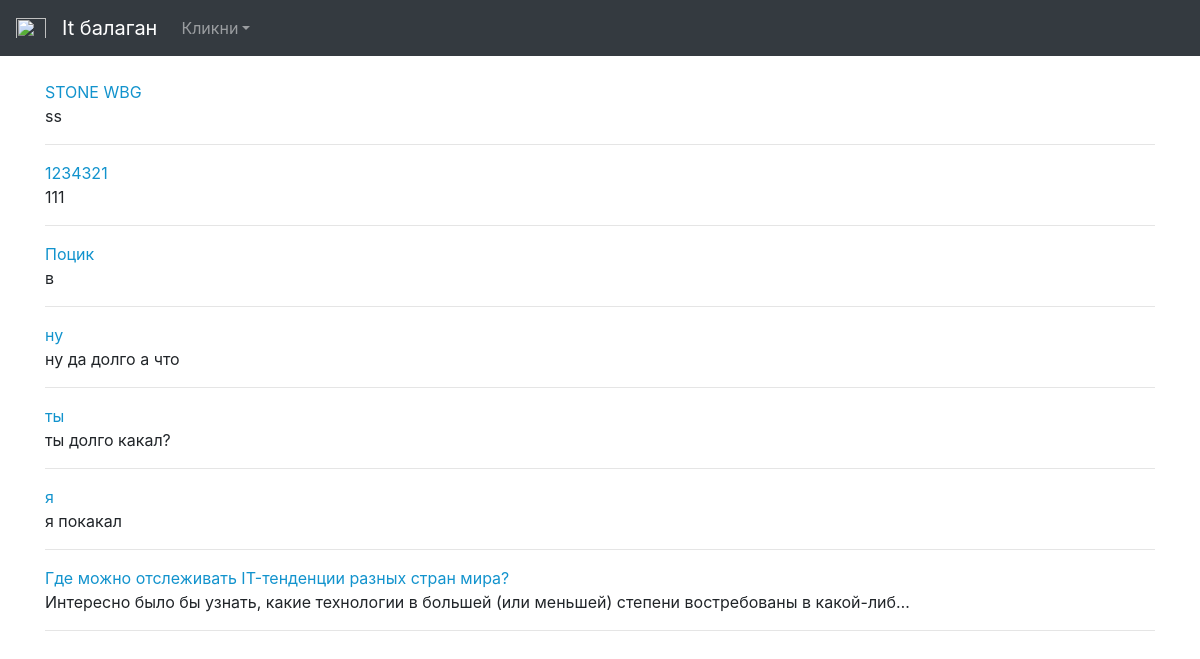
/new_list/, run on an earlier commit of the app's database.
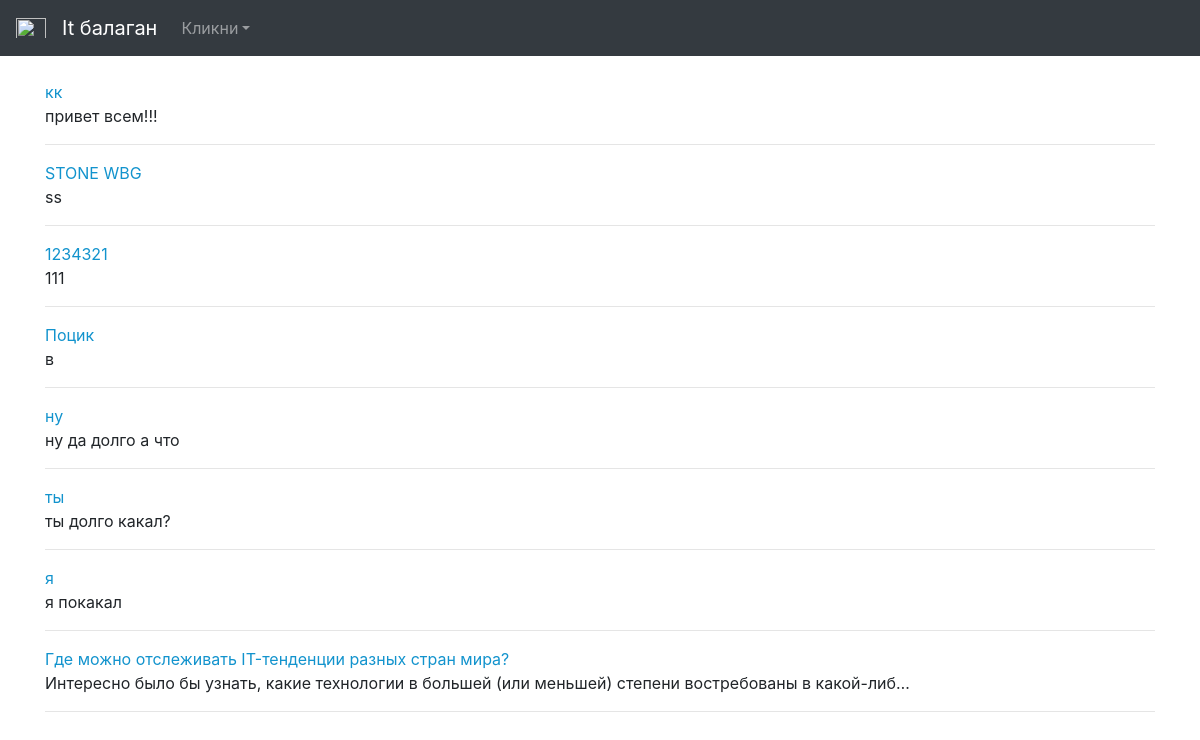
And on a later commit of the database.
### theblog/models.py (models this page shows, shortened)
class Post(models.Model):
    title = models.CharField(max_length=120)
    title_tag = models.CharField(max_length=120, default=title)
    author = models.ForeignKey(User, on_delete=models.CASCADE)
    body = RichTextField(blank=True, null=True)
    post_date = models.DateField("Date", default=datetime.date.today)
    category = models.CharField(max_length=120, default='Python')
    snippet = models.CharField(max_length=120, default='...')
    likes = models.ManyToManyField(User, related_name='blog_post')

### theblog/views.py (the view)
# urls.py: path('new_list/', new_list, name='new_list')
def new_list(request):
    articles_new_list = Post.objects.order_by('-id')[:10]
    a = [i for i in articles_new_list]
    return render(request, 'new_list.html', {'new_list': a})

### theblog/templates/new_list.html
{% extends 'base.html' %}
{% block content %}
{% for item in new_list%}
	<a href="{% url 'article_detail' item.pk %}">{{item.title}}</a><br>
	{{item.body|truncatechars:100|safe}}
	<hr>
{% endfor %}
{% endblock %}

What changed in the data, as far as the page shows it:
added Post: title "кк", body "привет всем!!!"
